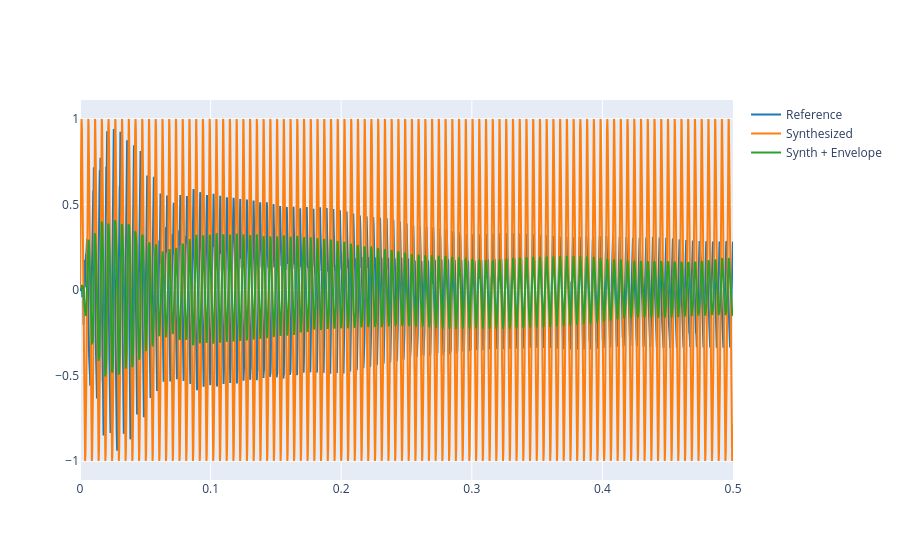

The code cell stored with this chart in its notebook:
### Markdown cell above
2.5 Now let's apply this envelope to the synthesized signal. Copy the code from Lab3 Ex. 2.1 and generate the synthesized signal. Then multiply the synthesized signal by the envelope. Note that both signal and envelope should have the same length. You can define a time vector of the same length of the envelope to create the signal:

### Code cell
# 1. Carregar la senyal de referència (si encara no està carregada)
# Ajusta la ruta si cal
reference, fs = load_audio('audio/reference.wav')

# 2. Definir els paràmetres de síntesi (dels valors que em has donat)
f0 = 193.78  # Freqüència fonamental en Hz
weights = [1, 0.1087, 0.0296, 0.0413, 0.0259, 0.0068, 0.0006, 0.0004]  # Ak per a k=1..8
phi = 0  # Fase inicial

# 3. Vector de temps amb la mateixa durada i fs que la referència
t = np.arange(len(reference)) / fs

# 4. Funció de síntesi (cal que estigui definida!)
# Si no la tens, aquí en tens una implementació:
def synthesize(f0, phi, weights, t):
    """
    Sintetitza una senyal periòdica com a suma de sinusoïdals harmòniques.
    
    Parameters
    ----------
    f0 : float
        Freqüència fonamental (Hz)
    phi : float
        Fase inicial (radians)
    weights : list
        Amplituds relatives dels harmònics (A1, A2, ..., Ak)
    t : np.array
        Vector de temps
        
    Returns
    -------
    signal : np.array
        Senyal sintetitzada
    """
    signal = np.zeros_like(t)
    for k, Ak in enumerate(weights, start=1):
        signal += Ak * np.sin(2 * np.pi * k * f0 * t + phi)
    return signal

# 5. Sintetitzar la senyal
synthesized = synthesize(f0, phi, weights, t)

# 6. Calcular l'envolupant de la senyal de referència
# (Fes servir un valor de N adequat, per exemple N=100 per a fs=16000 Hz)
N = 100  # Ajusta si cal segons la teva fs
env = envelope(reference, N)

# 7. Assegurar que totes les senyals tenen la mateixa longitud
min_len = min(len(synthesized), len(env))
synthesized = synthesized[:min_len]
env = env[:min_len]

# 8. Aplicar l'envolupant a la senyal sintetitzada
synthesized_with_env = synthesized * env



# Comparar les tres senyals (referència, sintetitzada neta, i sintetitzada amb envolupant)
# Plot: primer 0.5 segons per veure bé l'efecte de l'envolupant
plot_signals(
    [reference, synthesized, synthesized_with_env],
    fs,
    t_start=0,
    t_end=0.5,
    name=['Reference', 'Synthesized', 'Synth + Envelope'],
    mode='lines'
)

### Figure 1 — Plotly figure (JSON) as saved in the notebook; plotly's stock layout.template omitted (floating-point values rounded to 4 significant figures; data arrays with more than 128 entries replaced by an {"elided": "..."} marker saying what was removed)
{"data": [{"line": {"color": "#1f77b4", "shape": "linear"}, "mode": "lines", "name": "Reference", "type": "scatter", "x": {"elided": "22050 float values"}, "y": {"elided": "22050 float values"}}, {"line": {"color": "#ff7f0e", "shape": "linear"}, "mode": "lines", "name": "Synthesized", "type": "scatter", "x": {"elided": "22050 float values"}, "y": {"elided": "22050 float values"}}, {"line": {"color": "#2ca02c", "shape": "linear"}, "mode": "lines", "name": "Synth + Envelope", "type": "scatter", "x": {"elided": "22050 float values"}, "y": {"elided": "22050 float values"}}], "layout": {}}
